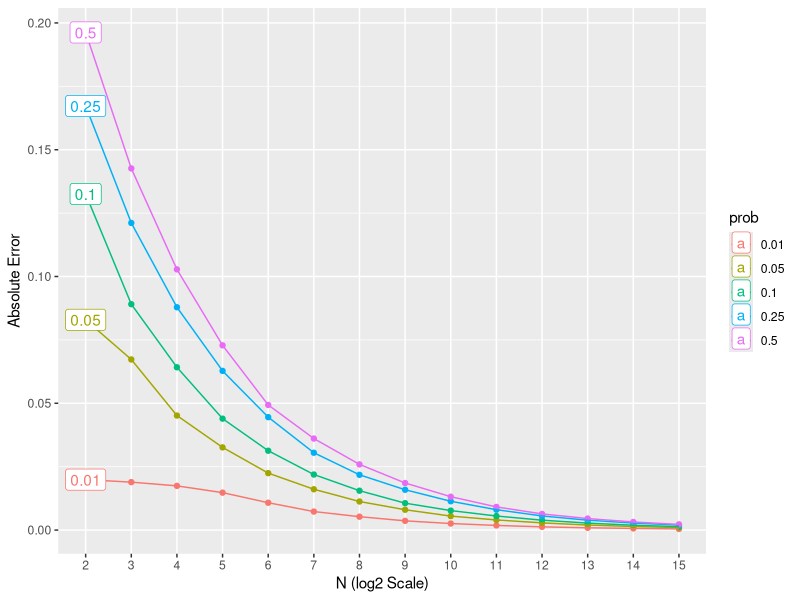
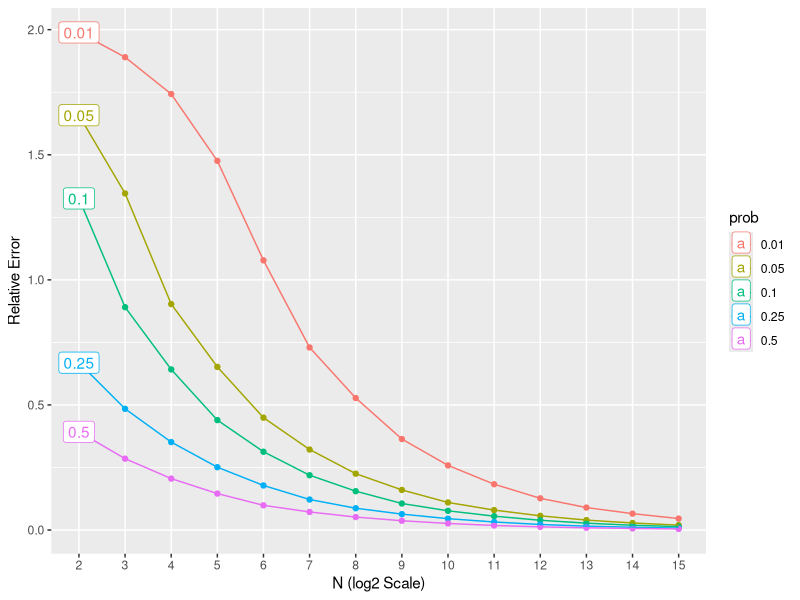

Write R code to recreate these figures, in order.
## ---- chunk 1
knitr::opts_chunk$set(echo = TRUE)
## ---- chunk 2
# required library
library(tidyverse)
## ---- chunk 3
# This function is to change the format of the dataframe for future plotting.
format_change <- function(df,name)
{
  df <- df %>%
    select(prob:15) %>%
    # pivot wide format data to long format data. N represents the log2 scale of replicate number and name stores the probability estimated from simulation
    pivot_longer(.,cols = c("2":"15"), names_to = "N",values_to = name)
  
  # convert the list type to discrete
  df$N <- as.integer(df$N) %>%
    as.factor()
  # convert the list type to double
  ifelse(name == "Absolute_Error",df$Absolute_Error <-as.double(df$Absolute_Error),df$Relative_Error <-as.double(df$Relative_Error))
  # convert the list type to discrete
  df$prob <- as.numeric(df$prob) %>%
    as.factor()
  
  return(df)
}
## ---- chunk 4
# define required probability
prob <- c(0.01,0.05,0.10,0.25,0.50)
# define required log2 scale of the replicate number
rep <- c(2:15)
# define two 5 * 15 dataframes to store related information
abs_result_df <- data.frame(matrix(list(),nrow = 5, ncol=15))
rel_result_df <- data.frame(matrix(list(),nrow = 5, ncol=15))
# define columns name for dataframes
name <- c(c("prob"),c(2:15))
colnames(abs_result_df) <- name
colnames(rel_result_df) <- name

# find the absolute error and relative error for each combination of replicate number and probability
for (i in 1:length(prob))
{
  # store the probability
  abs_result_df[[i,1]] = prob[i]
  rel_result_df[[i,1]] = prob[i]
  # calculate the absolute error and relative error
  for (p in 1:length(rep))
  {
    # want to get the same result for each simulation
    set.seed(2)
    # produces 1000 observations from Bin(2^rep[p],prob[i]) 
    # Bin(2^rep[p],prob[i]) is defined by the number of successes in 2^rep[p] independent trials
    # Use 2^rep[p] to divide the number of successes to get the simulation probability 
    result = rbinom(1000,2^rep[p],prob[i]) /2^rep[p]
    # find the average absolute error among 1000 observations
    abs_result_df[[i,p+1]] = mean(abs(result-prob[i]))
    # find the average relative error among 1000 observations
    rel_result_df[[i,p+1]] = mean(abs(result-prob[i])/prob[i])
  }
}
# change the format: from 5 * 15 to 3 * 70. Columns of new dataframe are prob, N and Absolute_Error (Relative_Error)
abs_result_df2 <- format_change(abs_result_df,"Absolute_Error")
rel_result_df2 <- format_change(rel_result_df,"Relative_Error")
## ---- chunk 5
abs_result_df2 %>%
  # X-axis is the log2(replicate number), Y-axis is the absolute error, group by probability
  ggplot(aes(x = N, y = Absolute_Error,group = prob,color = prob)) +
  # add points
  geom_point(aes(group = prob,col=prob)) +
  # add lines
  geom_line(aes(group = prob,col=prob)) +
  # add one label for each line otherwise, the figure will be messy.
  geom_label(aes(label = prob), data = abs_result_df2 %>% filter (N == 2))+
  # define X label and Y label for the figure.
  labs(y= "Absolute Error", x = "N (log2 Scale)") 
## ---- chunk 6
rel_result_df2 %>%
   # X-axis is the log2(replicate number), Y-axis is the relative error, group by probability
  ggplot(aes(x = N, y = Relative_Error,group = prob,color = prob)) +
  # add points
  geom_point(aes(group = prob,col=prob)) +
  # add lines
  geom_line(aes(group = prob,col=prob)) +
  # add one label for each line otherwise, the figure will be messy.
  geom_label(aes(label = prob), data = rel_result_df2 %>% filter (N == 2))+
  # define X label and Y label for the figure.
  labs(y= "Relative Error", x = "N (log2 Scale)") 
